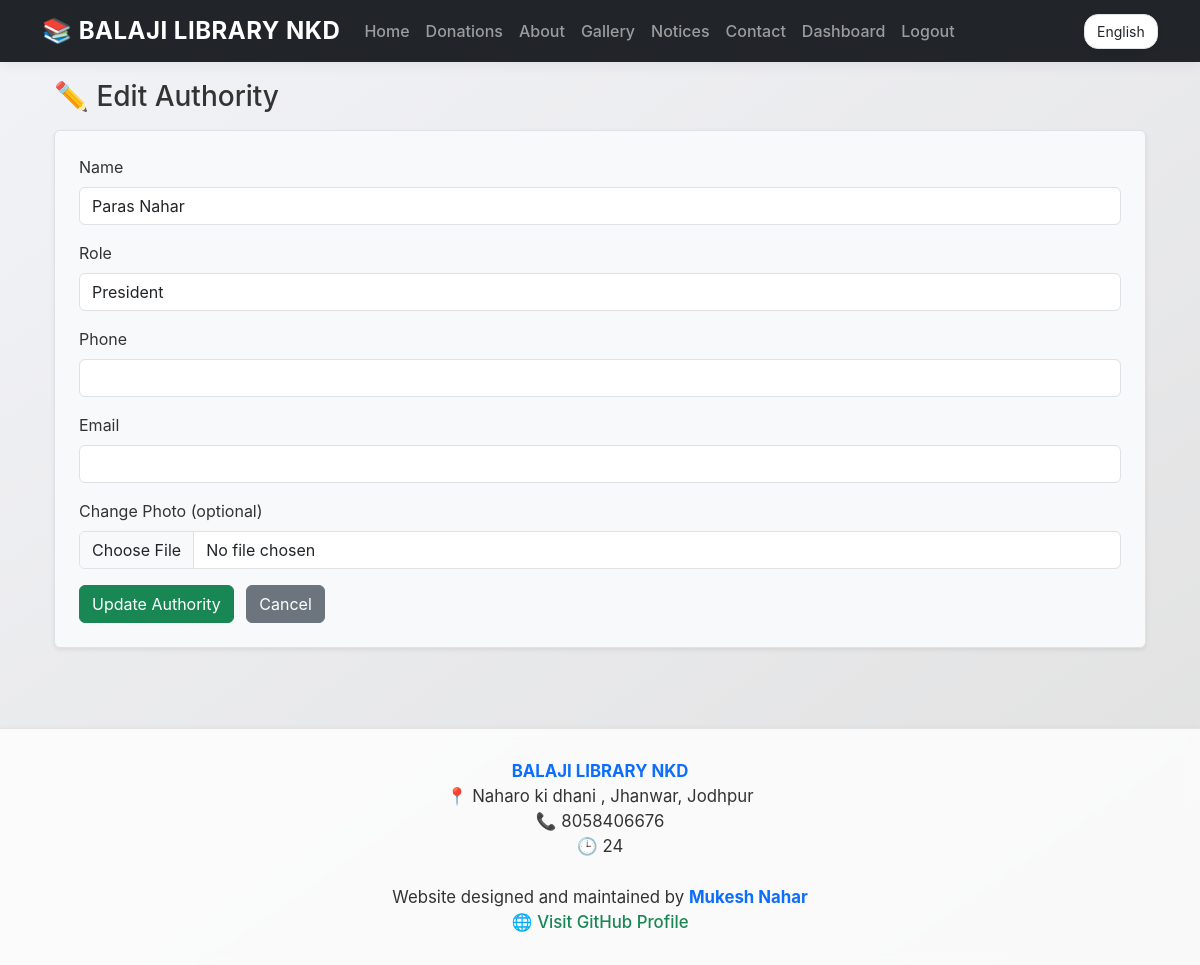
The app's page /authority/edit/2 (signed in) with its own data.
### tables this page shows
CREATE TABLE settings (
    id INTEGER PRIMARY KEY AUTOINCREMENT,
    total_seats INTEGER DEFAULT 60
, library_name TEXT, library_address TEXT, library_phone TEXT, opening_hours TEXT, about TEXT);

CREATE TABLE authorities (
    id INTEGER PRIMARY KEY AUTOINCREMENT,
    name TEXT NOT NULL,
    role TEXT NOT NULL,
    phone TEXT,
    email TEXT,
    photo TEXT
, is_deleted INTEGER DEFAULT 0);

### app.py (the view, shortened to what this page needs)
@app.route('/authority/edit/<int:auth_id>', methods=['GET', 'POST'])
def edit_authority(auth_id):
    if 'admin' not in session:
        flash("Login as admin to edit authority.", "warning")
        return redirect(url_for('admin_login'))
    conn = sqlite3.connect(DB_PATH)
    conn.row_factory = sqlite3.Row
    cur = conn.cursor()
    cur.execute("SELECT * FROM authorities WHERE id=?", (auth_id,))
    authority = cur.fetchone()
    conn.close()
    return render_template('edit_authority.html', authority=authority)

### app.py (called while the page is built)
@app.context_processor
def inject_library_settings():
    conn = sqlite3.connect(DB_PATH)
    conn.row_factory = sqlite3.Row
    cur = conn.cursor()
    cur.execute("SELECT * FROM settings LIMIT 1")
    settings = cur.fetchone()
    conn.close()
    return dict(library_settings=settings)

### templates/edit_authority.html (shortened to what this page needs)
{% extends "layout.html" %}
{% block content %}
<div class="container my-5">
  <h3 class="mb-3">✏️ Edit Authority</h3>
  <form method="POST" enctype="multipart/form-data" class="p-4 border bg-light rounded shadow-sm">
    <div class="mb-3">
      <label class="form-label">Name</label>
      <input type="text" name="name" value="{{ authority['name'] }}" class="form-control" required>
    </div>
    <div class="mb-3">
      <label class="form-label">Role</label>
      <input type="text" name="role" value="{{ authority['role'] }}" class="form-control" required>
    </div>
    <div class="mb-3">
      <label class="form-label">Phone</label>
      <input type="text" name="phone" value="{{ authority['phone'] }}" class="form-control">
    </div>
    <div class="mb-3">
      <label class="form-label">Email</label>
      <input type="email" name="email" value="{{ authority['email'] }}" class="form-control">
    </div>
    <div class="mb-3">
      <label class="form-label">Change Photo (optional)</label>
      <input type="file" name="photo" class="form-control">
    </div>
    <button class="btn btn-success">Update Authority</button>
    <a href="{{ url_for('authorities') }}" class="btn btn-secondary ms-2">Cancel</a>
  </form>
</div>
{% endblock %}

### templates/layout.html (shortened to what this page needs)
<!DOCTYPE html>
<html lang="en">
<head>
  <link href="https://cdn.jsdelivr.net/npm/bootstrap@5.3.2/dist/css/bootstrap.min.css" rel="stylesheet">
</head>
<body>
<nav class="navbar navbar-expand-lg navbar-dark bg-dark fixed-top">
  <div class="container">
    <a class="navbar-brand fw-bold" href="{{ url_for('index') }}">
      📚 {{ library_settings.library_name or 'Balaji Library' }}
    </a>
    <div class="collapse navbar-collapse" id="navbarNav">
      <ul class="navbar-nav me-auto mb-2 mb-lg-0">
        <li class="nav-item"><a class="nav-link" href="{{ url_for('index') }}">Home</a></li>
        <li class="nav-item"><a class="nav-link" href="{{ url_for('donations') }}"> Donations</a></li>
        <li class="nav-item"><a class="nav-link" href="{{ url_for('about') }}">About</a></li>
        <li class="nav-item"><a class="nav-link" href="{{ url_for('gallery') }}">Gallery</a></li>
        <li class="nav-item"><a class="nav-link" href="{{ url_for('notice_board') }}"> Notices</a></li>
        <li class="nav-item"><a class="nav-link" href="{{ url_for('contact') }}">Contact</a></li>
        {% if session.get('admin') %}
        <li class="nav-item"><a class="nav-link" href="{{ url_for('dashboard') }}">Dashboard</a></li>
        <li class="nav-item"><a class="nav-link" href="{{ url_for('logout') }}">Logout</a></li>
        {% elif session.get('student') %}
        <li class="nav-item"><a class="nav-link" href="{{ url_for('logout') }}">Logout</a></li>
        {% else %}
        <li class="nav-item"><a class="nav-link" href="{{ url_for('student_login') }}">Student Login</a></li>
        <li class="nav-item"><a class="nav-link" href="{{ url_for('admin_login') }}">Admin Login</a></li>
        {% endif %}
      </ul>
      <div class="lang-switcher d-flex align-items-center">
        <form method="POST" action="{{ url_for('set_language') }}">
          <select name="lang" onchange="this.form.submit()" class="form-select form-select-sm">
            <option value="en" {% if session.get('lang') == 'en' %}selected{% endif %}>English</option>
          </select>
        </form>
      </div>
    </div>
  </div>
</nav>
<div class="container" style="margin-top: 80px;">
  {% block content %}
  {% endblock %}
</div>
<footer>
  <strong>{{ library_settings.library_name or 'Balaji Library' }}</strong><br>
  📍 {{ library_settings.library_address or 'Address not set' }}<br>
  📞 {{ library_settings.library_phone or 'Phone not set' }}<br>
  🕒 {{ library_settings.opening_hours or 'Timing not set' }}<br>
  <br>
   Website designed and maintained by <strong>Mukesh Nahar</strong><br>
  🌐 <a href="https://github.com/mu119" target="_blank">Visit GitHub Profile</a>
</footer>
</body>
</html>

### templates/layout.html (style rules this page uses)
body { font-family: "SF Pro Display", -apple-system, BlinkMacSystemFont, "Segoe UI", Roboto, Oxygen, Ubuntu, Cantarell, sans-serif; background: linear-gradient(145deg, #f2f3f7, #e0e0e0); color: #333; }
.navbar { box-shadow: 0 4px 12px rgba(0, 0, 0, 0.05); backdrop-filter: blur(10px); background: rgba(0, 0, 0, 0.8); }
.navbar-brand { font-weight: 700; font-size: 1.5rem; letter-spacing: 0.5px; }
.nav-link { font-weight: 500; padding: 8px 16px; border-radius: 12px; transition: background 0.3s ease; }
.lang-switcher select { border-radius: 14px; padding: 6px 12px; background: #fff; border: 1px solid #dee2e6; box-shadow: 0 2px 6px rgba(0,0,0,0.05); }
.container { animation: fadeIn 0.4s ease-in-out; }
footer { background: rgba(255, 255, 255, 0.8); backdrop-filter: blur(5px); margin-top: 80px; border-top: 1px solid #e4e4e4; box-shadow: 0 -1px 6px rgba(0, 0, 0, 0.03); padding: 30px 0; font-size: 1.05rem; text-align: center; }
footer strong { color: #0d6efd; }
footer a { color: #198754; text-decoration: none; font-weight: 500; }

### records on screen
settings: library_name "BALAJI LIBRARY NKD", library_address "Naharo ki dhani , Jhanwar, Jodhpur", library_phone "8058406676", opening_hours "24"
authorities: name "Paras Nahar", role "President"
